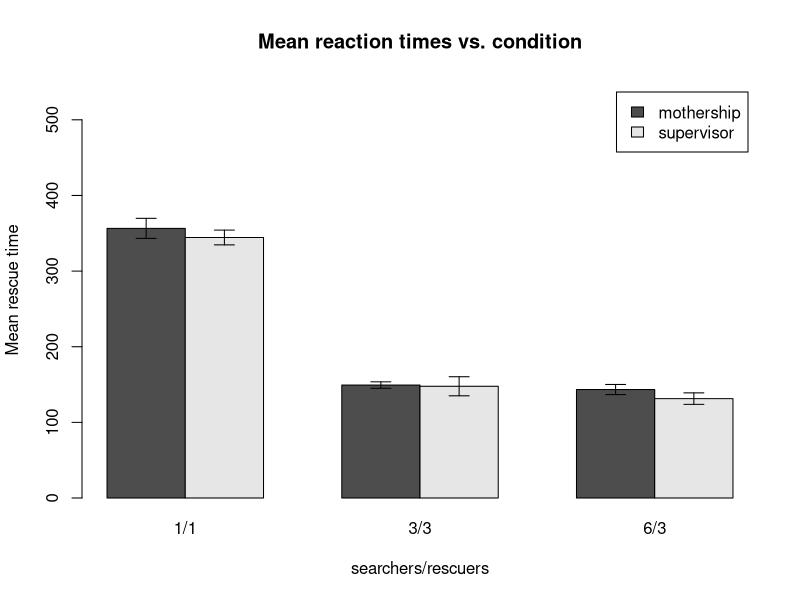

Write the R code that produced this figure.
error.bars <- function(xs, ys, ses) {
    mapply(function(x, y, se) {
        arrows(x, y - se, x, y + se, angle = 90, code = 3, length = 0.1)
    }, xs, ys, ses)
    return()
}
se <- function(x) { sd(x)/sqrt(length(x))}

dat <- read.csv('full.csv')
with(dat, table(supervisor, searchers, rescuers))
means <- aggregate(time ~ supervisor + searchers + rescuers, data = dat, FUN=mean)
ses <- aggregate(time ~ supervisor + searchers + rescuers, data = dat, FUN=se)

b <- barplot(matrix(means$time, nrow = 2, byrow = F), beside = T,
             names.arg = c("1/1", "3/3", "6/3"),
             legend.text = c("mothership", "supervisor"),
             ylim = c(0, 550),
             ylab = "Mean rescue time",
             xlab = "searchers/rescuers",
             main = "Mean reaction times vs. condition")
error.bars(b, means$time, ses$time)
